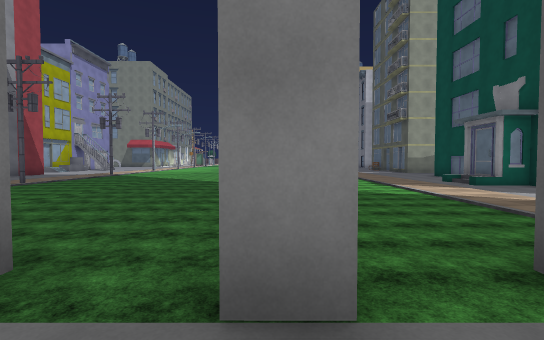
view 1 (above)

20 first-person views from a walk through a scene from a Unity 3-D project. The camera is 1.5 m above the floor, tilts 2° down and sees 85° across. The floor is counted in squares, 2 m on a side. Each view is taken from the middle of a square. On the plan, view 1 faces up. The plan holds only what a view shows up to about 10 squares ahead; the rest is blank. The place goes on beyond the plan. The player is left out. Some animated figures are not drawn. Surface patterns are stand-ins for the level's own textures.

view 2
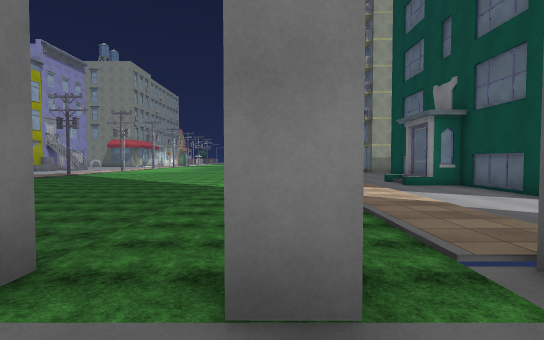

view 3
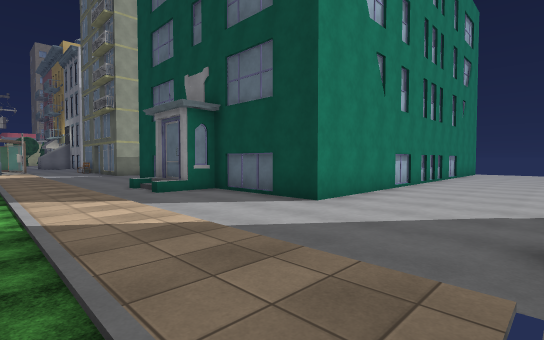

view 4
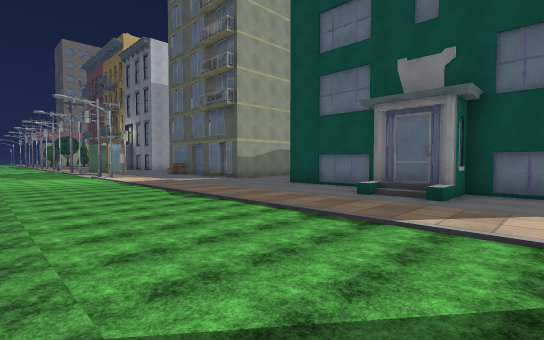

view 5
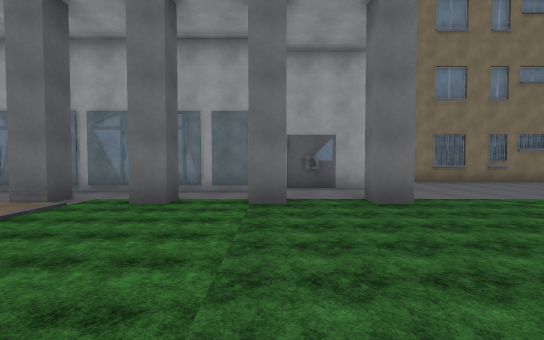

view 6
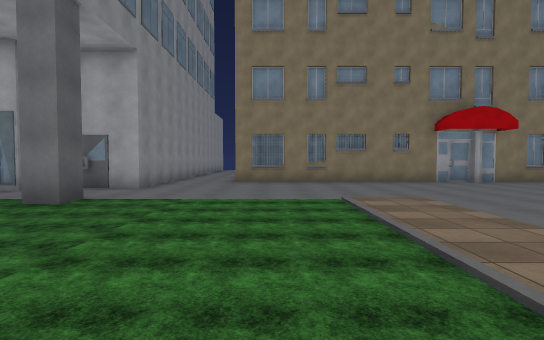

view 7
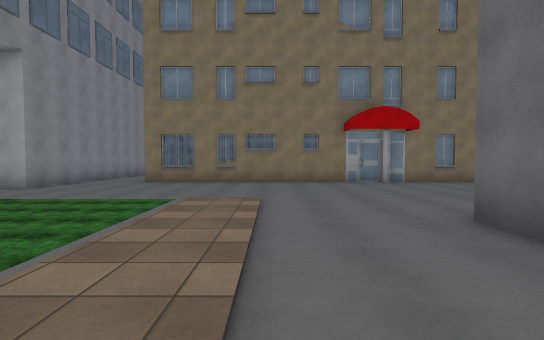

view 8
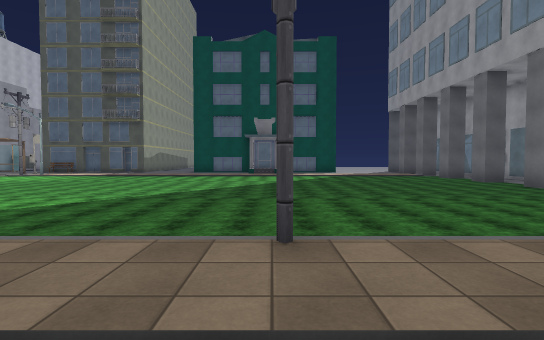

view 9
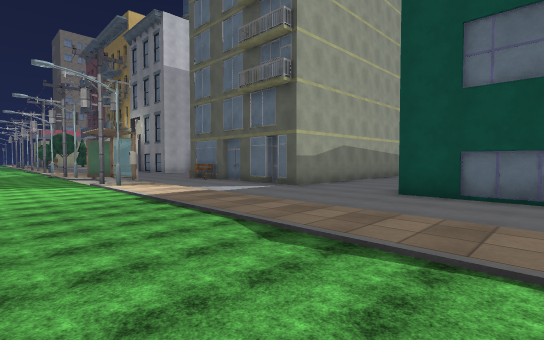

view 10
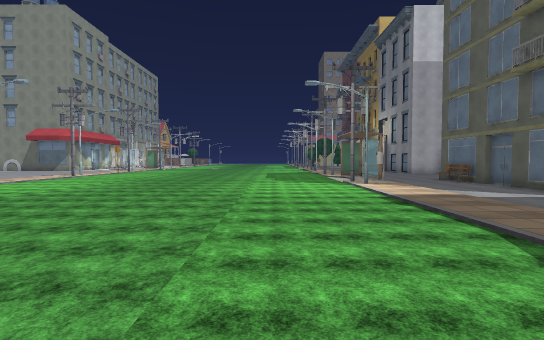

view 11
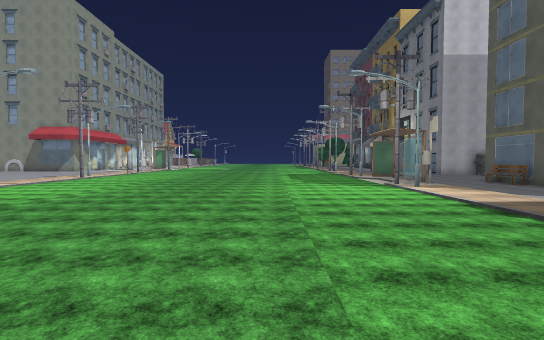

view 12
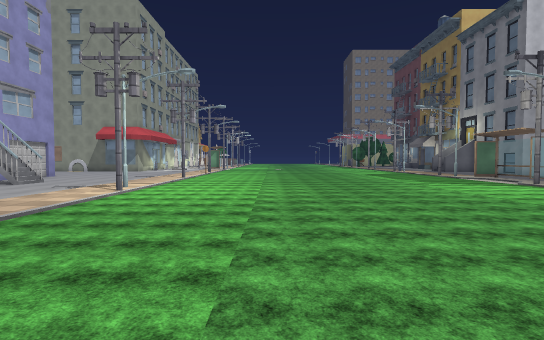

view 13
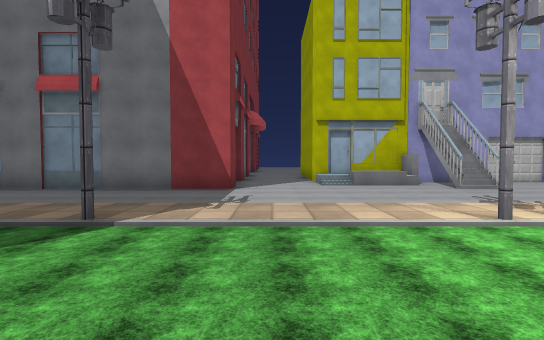

view 14
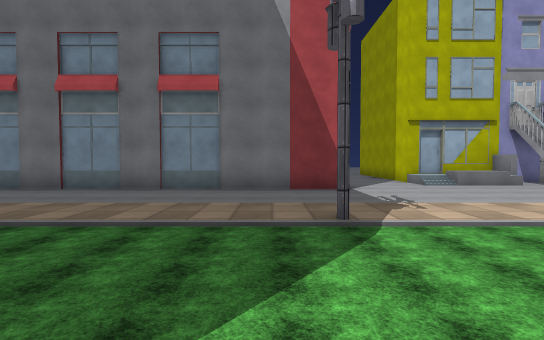

view 15
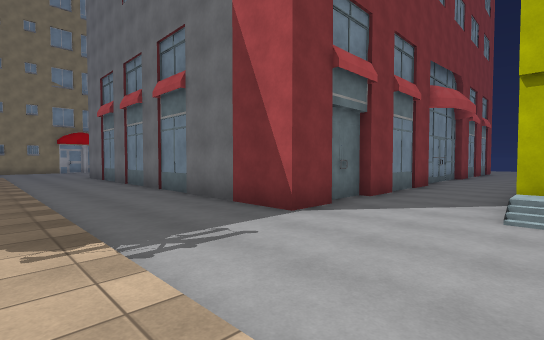

view 16
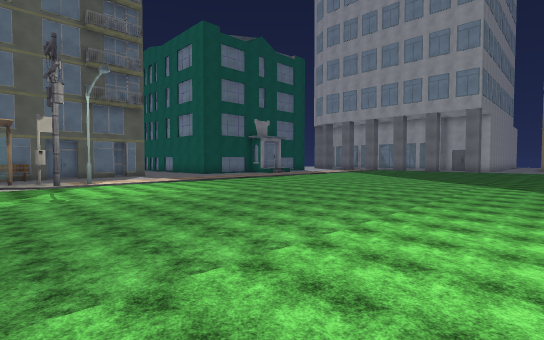

view 17
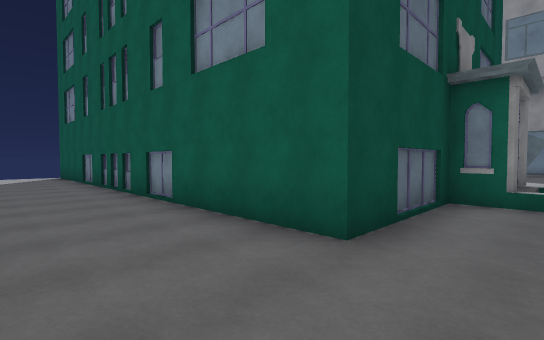

view 18
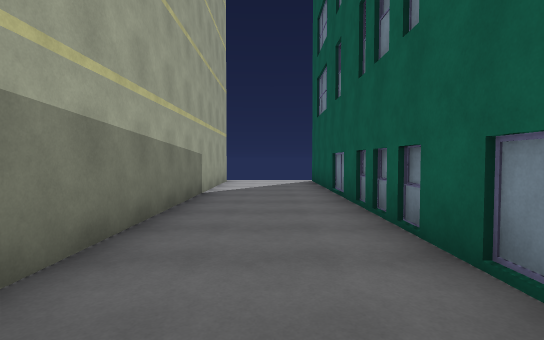

view 19
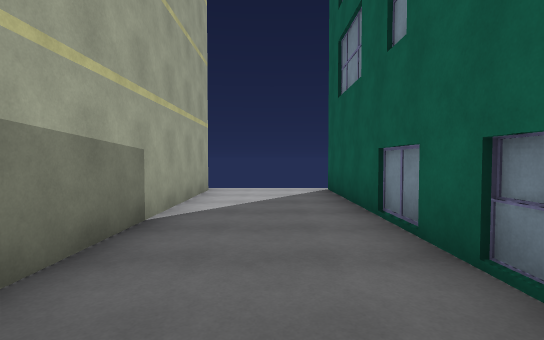

view 20
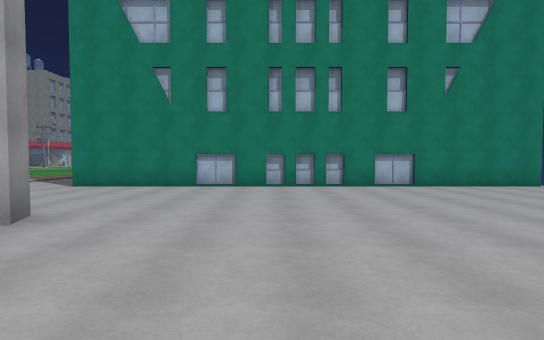

### Floor plan
Key: @ floor where view 1 was taken; # wall or solid block; . floor; / step, stairs or slope; P pole; S streetlight; B bench; U building; O other object.
Columns run from 17 left of view 1 to 21 right of it. Each row starts with its distance up from view 1.
 22    #................. O..#
 21    #.#............... #.B#
 20    U ....S..........SP...#
 19    # .....P..............#
 18    #/....................#
 17 .........................#############
 16 ......................................
 15 ###...................................
 14   ####....P...........................
 13      #...................#############
 12      #...................#
 11      #...................#
 10      #................./##
  9      #....P............/##
  8      #...................#
  7      #...................#
  6      #...................##############
  5      #................................
  4      #................................
  3      ................................
  2     ...........#.#.#.#. ............
  1     ....................  .#.......
  0    ..............@.......  .......
 -1    ............##########   .....
 -2   .............#             ...
 -3  ############..#              .

Positions as (right, up) in squares from view 1, and headings:
1: (0, 0), facing up
2: (2, 0), facing up
3: (3, 2), facing up-right
4: (0, 7), facing up-right
5: (0, 7), facing down
6: (-6, 7), facing down
7: (-9, 7), facing down
8: (-10, 9), facing right
9: (1, 11), facing up-right
10: (1, 11), facing up
11: (0, 12), facing up
12: (-4, 12), facing up
13: (-4, 16), facing left
14: (-4, 13), facing left
15: (-8, 18), facing down-left
16: (-6, 22), facing down-right
17: (6, 16), facing down-right
18: (10, 15), facing right
19: (13, 15), facing right
20: (13, -3), facing up
